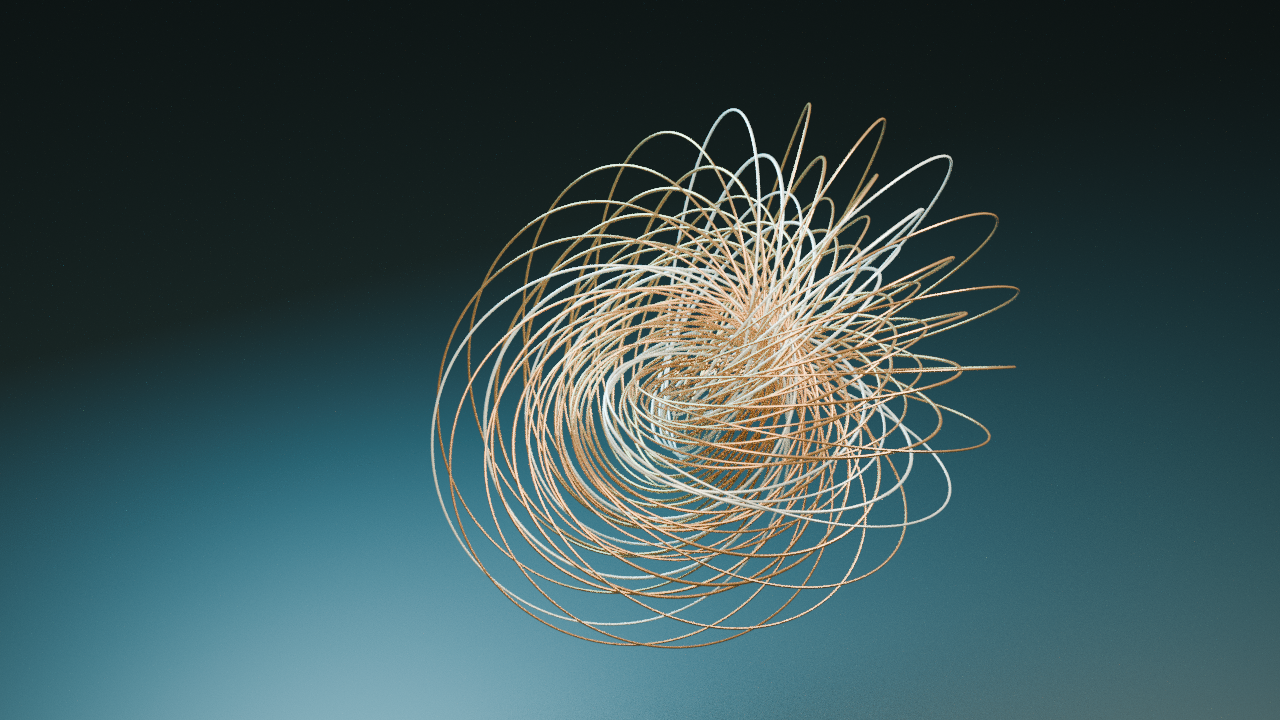
#> input picture artifacts/wallpaper/agent-one/initial.png, 1280 x 720 px, found by its file name
$ python evolution.py
#> lines starting #> are read from the running program, lines starting #| are printed output that depends on the picture
from PIL import Image,ImageDraw,ImageFont
import os
p='/workspace/artifacts/wallpaper-challenge/'
entries=[('initial.png','Initial: intersecting coils, bleached glaze'),('revision1.png','1: clearance-derived geometry'),('revision2.png','2: open trough, restored negative space'),('revision3.png','3: projected safe-frame fit'),('revision5.png','5: lower growth reveals inner windings'),('revision8.png','8: diagonal, true void, selective copper')]
sheet=Image.new('RGB',(1536,980),(7,13,23));d=ImageDraw.Draw(sheet)
#> after `sheet = Image.new('RGB', (1536, 980), (7, 13, 23))`:
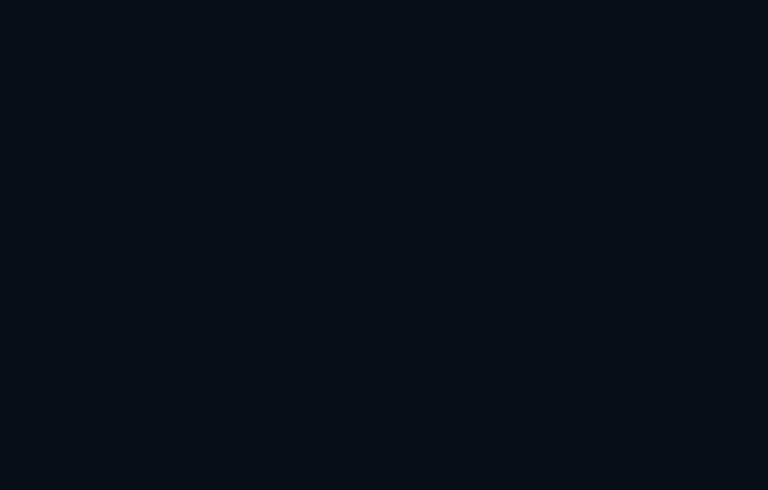
#> sheet: PIL image 1536x980 RGB (shown at 1/2 size); mean R, G, B 7, 13, 23
for k,(f,label) in enumerate(entries):
 im=Image.open(p+f).convert('RGB').resize((768,432),Image.Resampling.LANCZOS);x=(k%2)*768;y=(k//2)*326
#> after `im = Image.open(p + f).convert('RGB').resize((768, 432), Image.Resampl`:
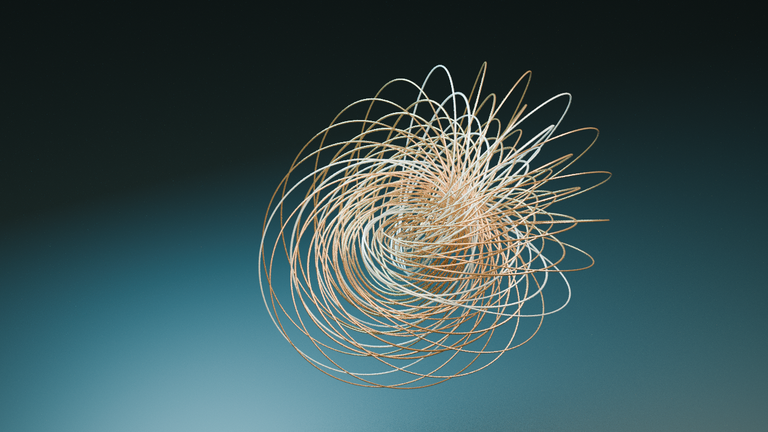
#> im: PIL image 768x432 RGB; mean R, G, B 57.8, 81.7, 83.6
 im=im.resize((544,306),Image.Resampling.LANCZOS);sheet.paste(im,(x+112,y))
#> after `im = im.resize((544, 306), Image.Resampling.LANCZOS)`:
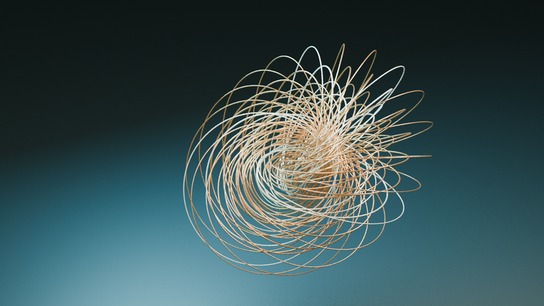
#> im: PIL image 544x306 RGB; mean R, G, B 57.8, 81.6, 83.6
#> after `sheet.paste(im, (x + 112, y))`:
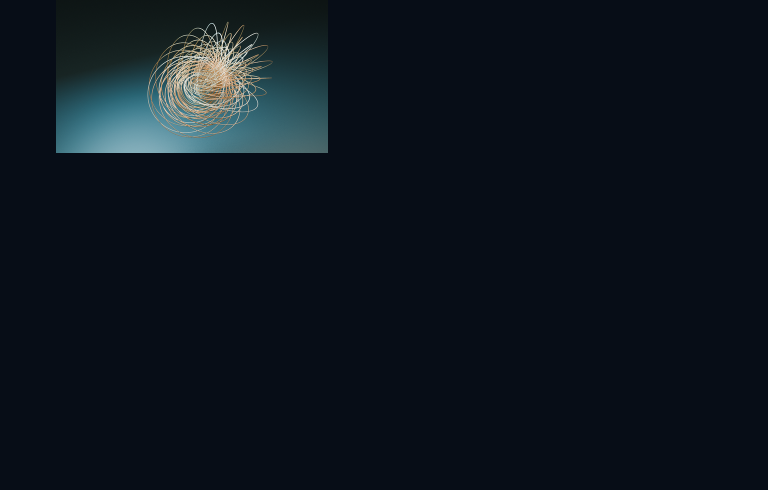
#> sheet: PIL image 1536x980 RGB (shown at 1/2 size); mean R, G, B 12.6, 20.6, 29.7
 d.text((x+24,y+308),label,fill=(170,192,188))
#> pass 2 of the loop `for k,(f,label) in enumerate(entries):`:
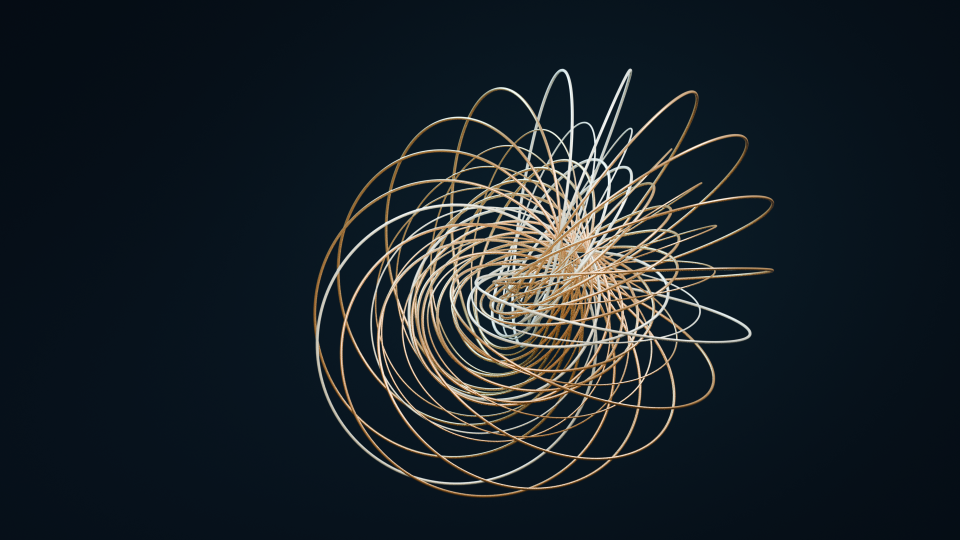
#> input picture artifacts/wallpaper/agent-one/revision1.png, 1920 x 1080 px, found by its file name (shown at 1/2 size)
#> `im = im.resize((544, 306), Image.Resampling.LANCZOS)`:
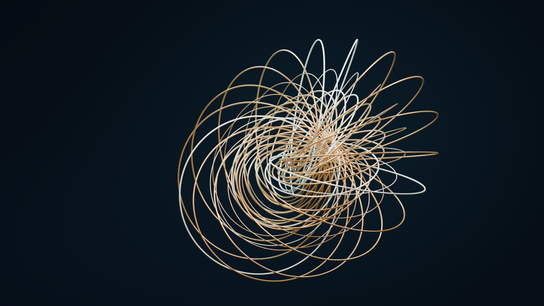
#> im: PIL image 544x306 RGB; mean R, G, B 25.5, 33.7, 39.5
#> `sheet.paste(im, (x + 112, y))`:
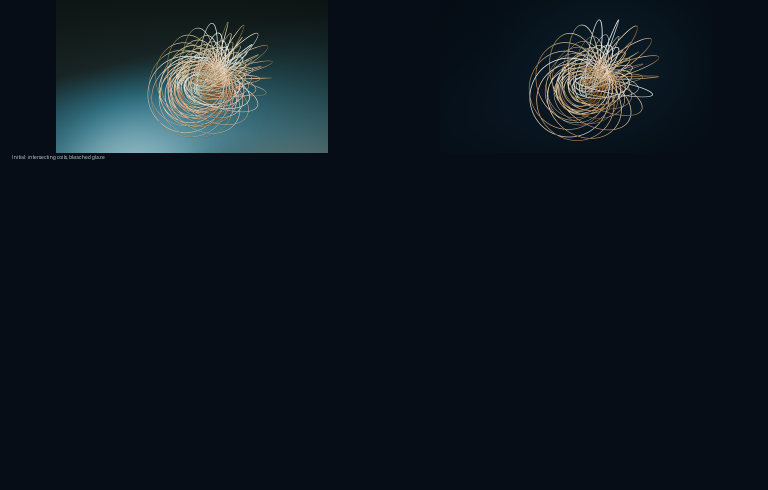
#> sheet: PIL image 1536x980 RGB (shown at 1/2 size); mean R, G, B 14.7, 22.9, 31.6
#> pass 3 of the loop `for k,(f,label) in enumerate(entries):`:
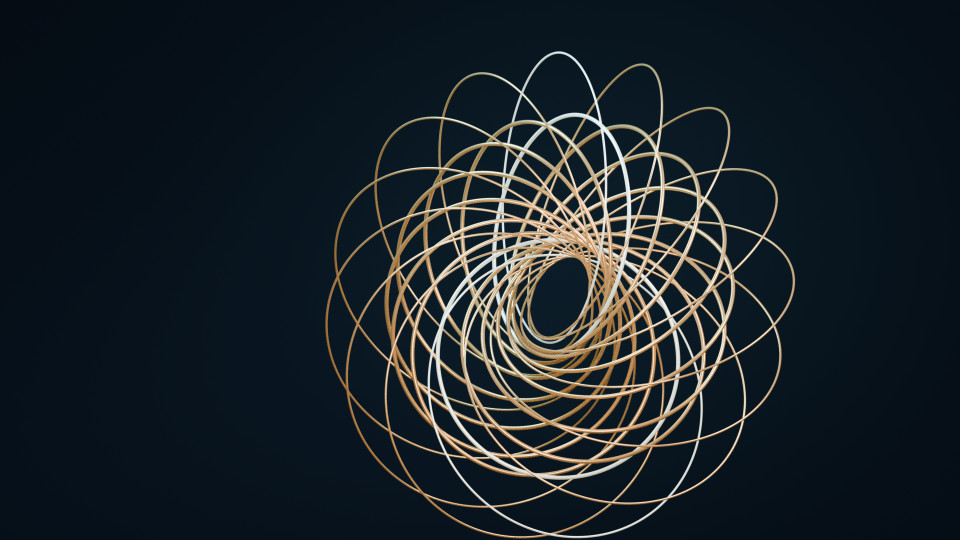
#> input picture artifacts/wallpaper/agent-one/revision2.png, 1920 x 1080 px, found by its file name (shown at 1/2 size)
#> `im = im.resize((544, 306), Image.Resampling.LANCZOS)`:
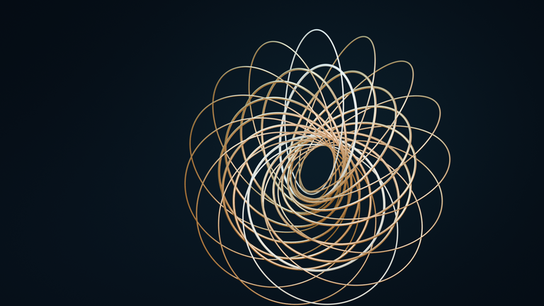
#> im: PIL image 544x306 RGB; mean R, G, B 26.7, 34.7, 40.1
#> `sheet.paste(im, (x + 112, y))`:
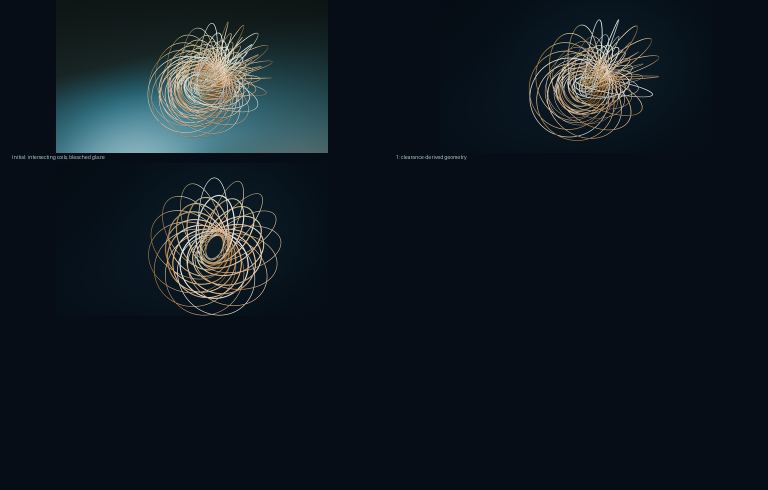
#> sheet: PIL image 1536x980 RGB (shown at 1/2 size); mean R, G, B 16.9, 25.4, 33.5
#> the loop made 6 passes; the first 3 are shown
sheet.save(p+'evolution-contact-sheet.png')
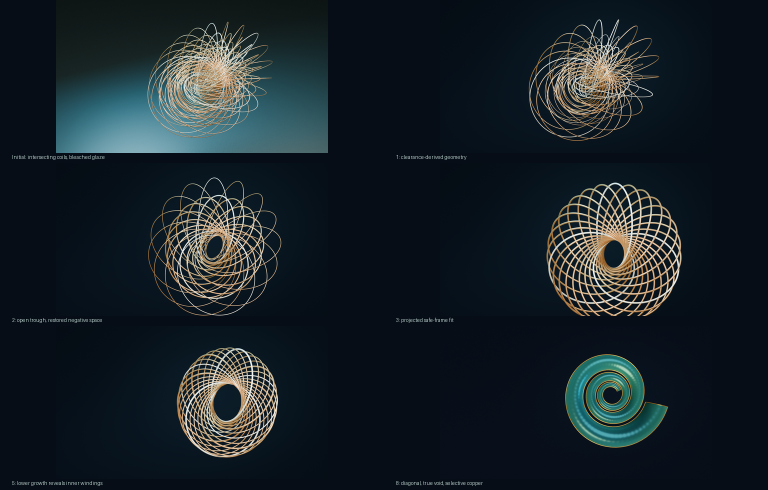
#> saved as evolution-contact-sheet.png: PIL image 1536x980 RGB (shown at 1/2 size); mean R, G, B 23.7, 33.3, 39.8
